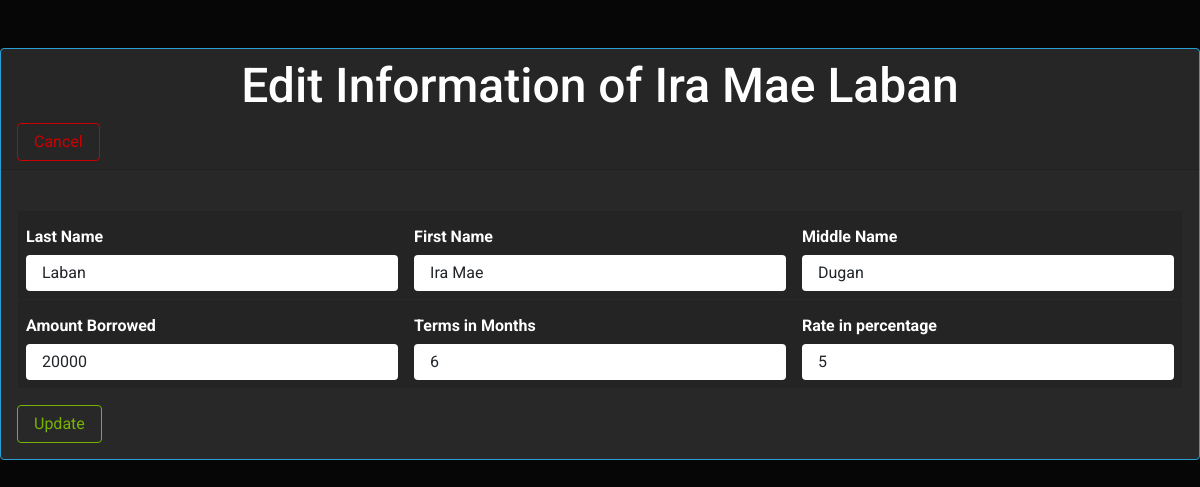
Screenshot of /edit.php?utangID=31 with the database file from the repository.
### tables this page shows
CREATE TABLE `tbl_utang` (
  `utangID` int(11) NOT NULL,
  `lName` varchar(255) NOT NULL,
  `fName` varchar(255) NOT NULL,
  `mName` varchar(255) NOT NULL,
  `amntBorrowed` int(11) NOT NULL,
  `terms` int(11) NOT NULL,
  `rate` int(11) NOT NULL
);

### edit.php (the view)
<?php require "template/header.php"; ?>
<br />
<br />
<div class="card border-primary mb-3" style="max-width: 100%;">
    <div class="card-header">
        <center>
            <b>
                <h2>Edit Information of <?php
                                        $utangID = $_GET['utangID'];
                                        $sql = "SELECT * FROM tbl_utang WHERE utangID = '$utangID'";
                                        $result = $conn->query($sql);
                                        while ($row = $result->fetch_array()) {
                                            echo " " . $row['fName'].' '.$row['lName'];
                                        }
                                        ?>
                </h2>
            </b>
        </center>
        <a href="view.php"><button class="btn btn-outline-danger">Cancel</button></a>
    </div>
    <div class="card-body">
        <br />
        <?php
        $utangID = $_GET['utangID'];
        $sql = "SELECT * FROM tbl_utang WHERE utangID = '$utangID'";
        $result = $conn->query($sql);
        while ($row = $result->fetch_array()) {
        ?>
            <form method="POST" action="serverside/update.php">
                <table border="1" width="90%" class="table table-hover">
                    <div class="form-group">
                        <tr class="table-active">
                            <td>
                                <label class="col-form-label" for="lName"><b>Last Name</b></label>
                                <input type="text" class="form-control" placeholder="Last Name" id="lName" name="lName" value="<?php echo $row['lName']; ?>">
                            </td>
                            <td>
                                <label class="col-form-label" for="fName"><b>First Name</b></label>
                                <input type="text" class="form-control" placeholder="First Name" id="fName" name="fName" value="<?php echo $row['fName']; ?>">
                            </td>
                            <td>
                                <label class="col-form-label" for="mName"><b>Middle Name</b></label>
                                <input type="text" class="form-control" placeholder="Middle Name" id="mName" name="mName" value="<?php echo $row['mName']; ?>">
                            </td>
                        </tr>
                        <tr class="table-active">
                            <td>
                                <label class="col-form-label" for="amntBorrowed"><b>Amount Borrowed</b></label>
                                <input type="text" class="form-control" placeholder="Amount Borrowed" id="amntBorrowed" name="amntBorrowed" value="<?php echo $row['amntBorrowed']; ?>"></input>
                            </td>
                            <td>
                                <label class="col-form-label" for="terms"><b>Terms in Months</b></label>
                                <input type="text" class="form-control" placeholder="Terms in months" id="terms" name="terms" value="<?php echo $row['terms']; ?>">
                            </td>
                            <td>
                                <label class="col-form-label" for="rate"><b>Rate in percentage</b></label>
                                <input type="text" class="form-control" placeholder="Rate in percentage" id="rate" name="rate" value="<?php echo $row['rate']; ?>">
                            </td>
                        </tr>
                    </div>
                </table>
                <button type="submit" name="utangID" id="utangID" value="<?php echo $row['utangID']; ?>" class="btn btn-outline-success">Update</button>
            </form>
        <?php
        }
        ?>
    </div>
</div>
<?php require "template/footer.php"; ?>

### rows the page displays
tbl_utang: fName "Ira Mae", lName "Laban", mName "Dugan", amntBorrowed "20000", terms "6", rate "5", $row['utangID'] 31 (drawn)
